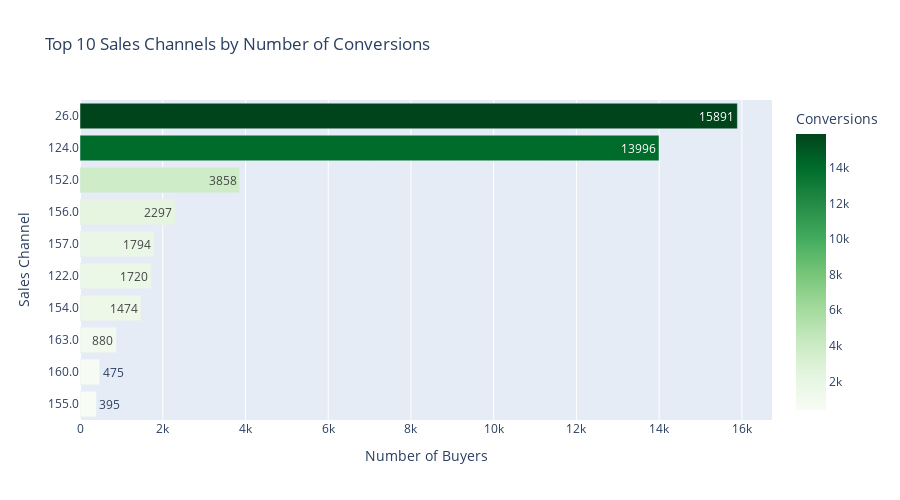

Source (notebook cell):
### Markdown cell above
Q5: Which sales channels bring the most conversions?

### Code cell
# Get top 10 converting sales channels
top_channels = df[df['Response'] == 1]['Policy_Sales_Channel'].value_counts().head(10).reset_index()
top_channels.columns = ['Sales_Channel', 'Conversions']
top_channels = top_channels.sort_values(by='Conversions', ascending=True)

# Plot with highlight and text
fig = px.bar(top_channels, x='Conversions', y=top_channels['Sales_Channel'].astype(str),
             text='Conversions', orientation='h',
             color='Conversions', color_continuous_scale='greens',
             title='Top 10 Sales Channels by Number of Conversions')

fig.update_layout(yaxis_title="Sales Channel", xaxis_title="Number of Buyers",
                  showlegend=False, height=500)
fig.show()

### Figure 1 — Plotly figure (JSON) as saved in the notebook; plotly's stock layout.template omitted (floating-point values rounded to 4 significant figures)
{"data": [{"hovertemplate": "Conversions=%{marker.color}<br>y=%{y}<extra></extra>", "legendgroup": "", "marker": {"color": [395, 475, 880, 1474, 1720, 1794, 2297, 3858, 13996, 15891], "coloraxis": "coloraxis", "pattern": {"shape": ""}}, "name": "", "orientation": "h", "showlegend": false, "text": [395.0, 475.0, 880.0, 1474.0, 1720.0, 1794.0, 2297.0, 3858.0, 14000.0, 15890.0], "textposition": "auto", "type": "bar", "x": [395, 475, 880, 1474, 1720, 1794, 2297, 3858, 13996, 15891], "xaxis": "x", "y": ["155.0", "160.0", "163.0", "154.0", "122.0", "157.0", "156.0", "152.0", "124.0", "26.0"], "yaxis": "y"}], "layout": {"barmode": "relative", "coloraxis": {"colorbar": {"title": {"text": "Conversions"}}, "colorscale": [[0, "rgb(247,252,245)"], [0.125, "rgb(229,245,224)"], [0.25, "rgb(199,233,192)"], [0.375, "rgb(161,217,155)"], [0.5, "rgb(116,196,118)"], [0.625, "rgb(65,171,93)"], [0.75, "rgb(35,139,69)"], [0.875, "rgb(0,109,44)"], [1, "rgb(0,68,27)"]]}, "height": 500, "legend": {"tracegroupgap": 0}, "showlegend": false, "title": {"text": "Top 10 Sales Channels by Number of Conversions"}, "xaxis": {"anchor": "y", "domain": [0, 1], "title": {"text": "Number of Buyers"}}, "yaxis": {"anchor": "x", "domain": [0, 1], "title": {"text": "Sales Channel"}}}}
